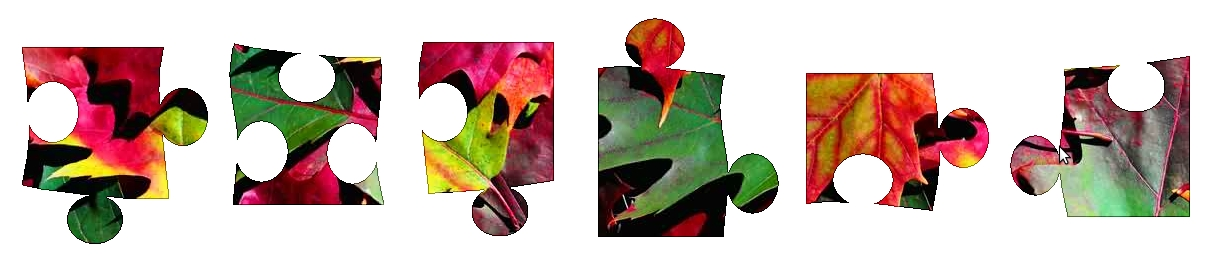
//> input picture Pieces_Fall.jpg, 1215 x 280 px
$ ./main Pieces_Fall.jpg   (built with g++ and OpenCV 4)
//> lines starting //> are read from the running program, lines starting //| are printed output that depends on the picture; after the words box and inside, x2 and y2 are one past the last pixel; in counts of white or black regions, pixels touching at a corner belong together
//> further down, img is the input picture: 280 rows x 1215 cols, CV_8UC3; mean B, G, R 182.2, 190.3, 206.5
### colorHistogram.h
/*
 * colorHistogram.h
 *
 *  Created on: Oct 25, 2012
 *      Author: david
 */

#ifndef COLORHISTOGRAM_H_
#define COLORHISTOGRAM_H_

#include <opencv2/core/core.hpp>
#include <opencv2/imgproc/imgproc.hpp>

class ColorHistogram {

  private:

    int histSize[3];
	float hranges[2];
    const float* ranges[3];
    int channels[3];

  public:

	ColorHistogram() {

		// Prepare arguments for a color histogram
		histSize[0]= histSize[1]= histSize[2]= 256;
		hranges[0]= 0.0;    // BRG range
		hranges[1]= 255.0;
		ranges[0]= hranges; // all channels have the same range
		ranges[1]= hranges;
		ranges[2]= hranges;
		channels[0]= 0;		// the three channels
		channels[1]= 1;
		channels[2]= 2;
	}

	// Computes the histogram.
	// [132 lines left out: functions getHistogram, getSparseHistogram, getabHistogram, getHueHistogram, colorReduce, not called in this run]

};

#endif /* COLORHISTOGRAM_H_ */

### FeatureDetectorAndMatcher.h
/*
 * FeatureDetectorAndMatcher.h
 *
 *  Created on: Oct 21, 2012
 *      Author: david
 */

#ifndef FEATUREDETECTORANDMATCHER_H_
#define FEATUREDETECTORANDMATCHER_H_

#include <opencv2/opencv.hpp>
#include <opencv2/core/core.hpp>
#include <opencv2/imgproc/imgproc.hpp>
#include <opencv2/highgui/highgui.hpp>
#include <opencv2/ml/ml.hpp>
#include <opencv2/nonfree/nonfree.hpp>
#include <opencv2/features2d/features2d.hpp>
#include <iostream>
#include <vector>
#include <cmath>
#include <cstdlib>
#include <fstream>
#include "colorHistogram.h"

class FeatureDetectorAndMatcher {
private:
	ColorHistogram hc;
	cv::Mat ImgPieces, Puzzle;
	std::vector<cv::Mat> descriptorPieces, Pieces;
	cv::Mat descriptorPieces_temp;
	std::vector<cv::KeyPoint> keypointsPieces_temp;
	cv::SIFT sift;
	cv::FlannBasedMatcher matcher;
	cv::Mat descriptorImg, drawContours;
	std::vector<cv::DMatch> matches_temp, goodMatches_temp;
	std::vector<std::vector<cv::Point> > contoursPieces, contoursPuzzle;
	std::vector<cv::Point> OriginPieces;

public:
	FeatureDetectorAndMatcher() {
	};

	std::vector<std::vector<int> > queryPieces, trainImage;
	std::vector<std::vector<cv::Point> > finalpu, finalpi;
	std::vector<cv::KeyPoint> keypointsImage;
	std::vector<std::vector<cv::KeyPoint> > keypointsPieces, keypMatchedPieces, keypMatchedPuzzle;
	std::vector<std::vector<cv::DMatch> > matches, goodMatches;
	std::vector<cv::Mat> imgMatches;
	cv::Mat image1, image2;;
	void SetPiecesAndPuzzle(cv::Mat imgpieces, cv::Mat puzzle, std::vector<cv::Mat> pieces) {
		ImgPieces = imgpieces;
		Puzzle = puzzle;
		Pieces = pieces;
	};
	cv::Mat SIFTPuzzle();
	std::vector<cv::Mat> SIFTPiecesAndMatch();
	void getMatchedKeypoints();
	void setParametersToAssemble(std::vector<std::vector<cv::Point> > contours) {//,
			//std::vector<cv::Point> origin) {
		contoursPieces = contours;
		//OriginPieces = origin;
	};
	cv::Mat drawContourPiecesInPuzzle();
	void testMatches();
	//void Match();

};

#endif /* FEATUREDETECTORANDMATCHER_H_ */

### ExtractPieces.h
/*
 * ExtractPieces.h
 *
 *  Created on: Oct 21, 2012
 *      Author: david
 */

#ifndef EXTRACTPIECES_H_
#define EXTRACTPIECES_H_

#include <opencv2/core/core.hpp>
#include <opencv2/imgproc/imgproc.hpp>
#include <opencv2/highgui/highgui.hpp>
#include <opencv2/ml/ml.hpp>
#include <opencv2/nonfree/nonfree.hpp>
#include <opencv2/features2d/features2d.hpp>
#include <iostream>
#include <vector>

class ExtractPieces {
private:
	//Pieces & Puzzle = Input color images
	//PiecesGray & PuzzleGray = Input gray-color images
	//BinarySegmented = Segmented Pieces
	//ColorContours = Input color image with contours pieces
	//contourImage = B&W image with contour pieces
	cv::Mat Pieces, PiecesGray, Puzzle, PuzzleGray, contourImage, BinarySegmented, ColorContours;
	std::vector<std::vector<cv::Vec3f> > pixel_contour;//Contour's pixel of each piece
	std::vector<cv::Point> PointMax;//Boundaries of the rectangle that contains each piece
	std::vector<cv::Mat> EachPiece;

public:
	ExtractPieces() {};

	void setPiecesAndPuzzleImages(cv::Mat pieces, cv::Mat puzzle) {
		Pieces = pieces;
		Puzzle = puzzle;
	};

	std::vector<std::vector<cv::Point> > new_contours;
	std::vector<std::vector<cv::Point> > contours; //Contours point of each piece
	std::vector<cv::Point> PointMin;
	cv::Mat thresholdPieces();
	cv::Mat findAndDrawContours();
	void minMaxPoints();/*const std::vector<std::vector<cv::Point> > &contours, std::vector<cv::Point> &PointMax, std::vector<cv::Point> &PointMin*/
	std::vector<cv::Mat> extractPieces();/*const cv::Mat &image, const std::vector<cv::Point> &PointMax, const std::vector<cv::Point> &PointMin, std::vector<cv::Mat> &Pieces*/
	std::vector<std::vector<cv::Point> > newContours() {
		return new_contours;
	}

};

#endif /* EXTRACTPIECES_H_ */

### FeatureDetectorAndMatcher.cpp
/*
 * FeatureDetectorAndMatcher.cpp
 *
 *  Created on: Oct 21, 2012
 *      Author: david
 */

#include "FeatureDetectorAndMatcher.h"

cv::Mat FeatureDetectorAndMatcher::SIFTPuzzle () {
	cv::Mat img_keypoints;
	// [4 lines of commented-out code are left out]
	sift(Puzzle,cv::Mat(),keypointsImage,descriptorImg);
	cv::drawKeypoints(Puzzle,keypointsImage,img_keypoints,cv::Scalar::all(-1), cv::DrawMatchesFlags::NOT_DRAW_SINGLE_POINTS);
	// [6 lines of commented-out code are left out]
	return img_keypoints;

}


// [155 lines left out: functions SIFTPiecesAndMatch, testMatches, getMatchedKeypoints, drawContourPiecesInPuzzle, not called in this run]

	// [51 lines of commented-out code are left out]

### ExtractPieces.cpp
/*
 * ExtractPieces.cpp
 *
 *  Created on: Oct 21, 2012
 *      Author: david
 */

#include "ExtractPieces.h"

cv::Mat ExtractPieces::thresholdPieces() {
	cv::cvtColor(Pieces, PiecesGray, CV_BGR2GRAY);
	cv::threshold(PiecesGray, BinarySegmented, 180, 200, CV_THRESH_BINARY_INV);
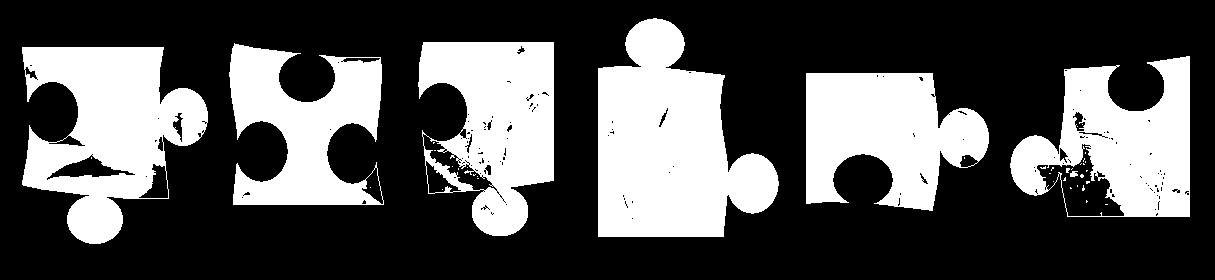
//> BinarySegmented: 280 rows x 1215 cols, CV_8UC1; values 0 (black) and 200 (white), 33.1% white; 41 white regions (34 under 20 px)
	BinarySegmented.convertTo(BinarySegmented,CV_8UC1);
	return BinarySegmented;
}

cv::Mat ExtractPieces::findAndDrawContours() {
	ColorContours = Pieces.clone();
	cv::findContours(BinarySegmented, contours, CV_RETR_EXTERNAL,
				  CV_CHAIN_APPROX_NONE );
//> contours = 6 contours; box (x1, y1, x2, y2) and area: (598, 18, 779, 237) 25632, (22, 47, 208, 244) 21817, (1010, 56, 1190, 217) 19282, (418, 42, 554, 236) 18990, (806, 73, 989, 211) 17030, (229, 43, 384, 205) 14817
	//Draw the contours
	contourImage = cv::Mat(PiecesGray.size(), CV_8UC3, cv::Scalar(0,0,0));//Black image
	cv::drawContours(contourImage, contours, -1, cv::Scalar(255,255,255));
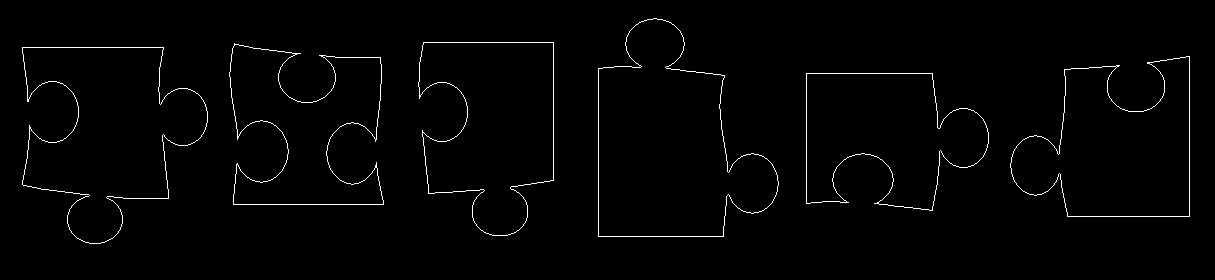
//> contourImage: 280 rows x 1215 cols, CV_8UC3; 1.4% white in thin lines or dots, all inside (x1, y1, x2, y2) = (22, 18, 1190, 244)
	cv::drawContours(ColorContours, contours, -1, cv::Scalar(0,0,0));
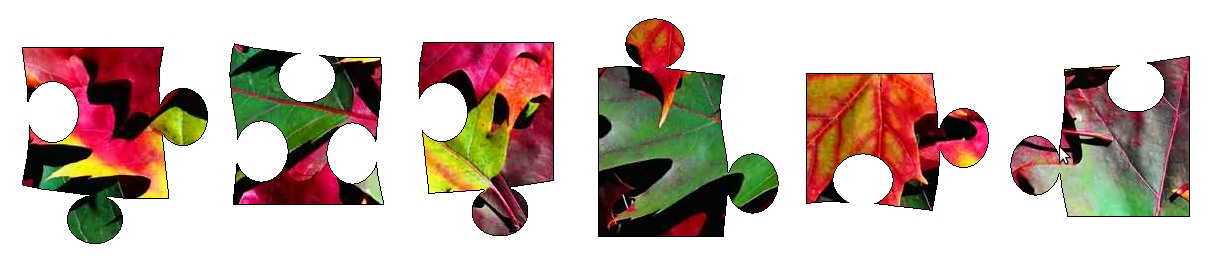
//> ColorContours: 280 rows x 1215 cols, CV_8UC3; 1.34% of pixels changed, all inside (x1, y1, x2, y2) = (22, 18, 1190, 244)
	return contourImage;
}

void ExtractPieces::minMaxPoints() {
	cv::Point max, min;
	for (size_t i = 0; i < contours.size(); i++) {
		int max_x = 0; int max_y = 0;
		int min_x = 3000; int min_y = 3000;
		for (size_t j = 0; j < contours[i].size(); j++) {
			if (contours[i][j].x > max_x) max_x = contours[i][j].x;
			if (contours[i][j].x < min_x) min_x = contours[i][j].x;
			if (contours[i][j].y > max_y) max_y = contours[i][j].y;
			if (contours[i][j].y < min_y) min_y = contours[i][j].y;
		}
		max.x = max_x; max.y = max_y;
		min.x = min_x; min.y = min_y;
		PointMax.push_back(max);
		PointMin.push_back(min);
	}
//> this loop made 6 passes
//> (max_x, min_x, max_y, min_y) on passes 1 to 6: (988, 806, 210, 73), (1189, 1010, 216, 56), (207, 22, 243, 47), (383, 229, 204, 43), (553, 418, 235, 42), (778, 598, 236, 18)
}

std::vector<cv::Mat> ExtractPieces::extractPieces() {
	cv::Mat subimg;
	cv::Point ptContour;
	std::vector<cv::Point> pieceContour;
	cv::FileStorage fs("./config/Contours.yml",cv::FileStorage::WRITE);
	fs << "contours" << "[";
	for (size_t idx = 0; idx < PointMin.size(); idx++) {
		subimg = Pieces(cv::Rect(PointMin[idx].x - 3,PointMin[idx].y - 3,
				PointMax[idx].x + 8 - PointMin[idx].x,PointMax[idx].y + 8 - PointMin[idx].y));
		EachPiece.push_back(subimg);
		//new contours
		for (size_t i = 0; i < contours.size(); i++) {
			pieceContour.clear();
			for (size_t j = 0; j < contours[i].size(); j++) {
				ptContour.x = contours[i][j].x - PointMin[idx].x;
				ptContour.y = contours[i][j].y - PointMin[idx].y;
				pieceContour.push_back(ptContour);
			}
			new_contours.push_back(pieceContour);
		}
	}
//> this loop made 6 passes
//> pass 1, in extractPieces, `subimg = Pieces(cv::Rect(PointMin[idx].x - 3,PointMin[idx].y - 3, Poin..`:
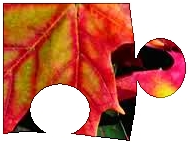
//> subimg: 145 rows x 190 cols, CV_8UC3; mean B, G, R 112.7, 130.5, 200.2
//> after the loop:
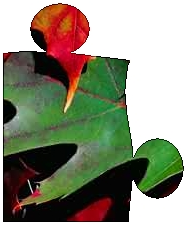
//> subimg: 226 rows x 188 cols, CV_8UC3; mean B, G, R 124.4, 143.3, 142.4
//> after the loop, pieceContour = contour of 796 points, box (x1, y1, x2, y2) (0, 0, 181, 219), area 25632; new_contours = 36 contours; largest, box (x1, y1, x2, y2) and area: (-208, -55, -27, 164) 25632, (-412, -38, -231, 181) 25632, (576, -29, 757, 190) 25632, (369, -25, 550, 194) 25632, (180, -24, 361, 195) 25632
	cv::Mat newcontourImage = cv::Mat(PiecesGray.size(), CV_8UC3, cv::Scalar(0,0,0));//Black image
	//cv::drawContours(newcontourImage, new_contours, -1, cv::Scalar(255,255,255));
	//cv::imshow("New Contours",newcontourImage);
	return EachPiece;
}

### main.cpp
/*
 * main.cpp
 *
 *  Created on: Oct 18, 2012
 *      Author: david
 */

#include <opencv2/core/core.hpp>
#include <opencv2/imgproc/imgproc.hpp>
#include <opencv2/highgui/highgui.hpp>
#include <opencv2/ml/ml.hpp>
#include <opencv2/nonfree/nonfree.hpp>
#include <opencv2/features2d/features2d.hpp>
#include <iostream>
#include <vector>
#include "ExtractPieces.h"
#include "FeatureDetectorAndMatcher.h"

int main( int argc, char** argv ) {
	ExtractPieces extractpieces;
	FeatureDetectorAndMatcher fdm;
	cv::Mat threshold, contourImage, puzzleKeypoints;
	std::vector<cv::Mat> piecesKeypoints, Pieces, pieceMatches;
	std::vector<std::vector<cv::Point> > newcontours;
	int index = 0;
	//Program
	if (argc==1){
	        std::cout << "No images to load!" << std::endl;
	        std::cin.get();
	        return 0;
	    }
	int image_num = argc-1;
	cv::Mat *img = new cv::Mat[image_num]; // allocates table on heap instead of stack
	// Load the images from command line:
	for (index = 0; index < image_num; index++) {
	  img[index] = cv::imread(argv[index+1]);
	  if (!img[index].data){
		  std::cout << "Image data not loaded properly" << std::endl;
		  std::cin.get();
		  return -1;
	  }
	}
	//img[0]: Pieces, img[1]: Puzzle
	extractpieces.setPiecesAndPuzzleImages(img[0],img[1]);
	threshold = extractpieces.thresholdPieces();
	contourImage = extractpieces.findAndDrawContours();
	extractpieces.minMaxPoints();
	Pieces = extractpieces.extractPieces();
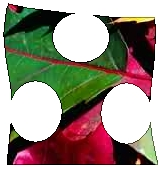
//> Pieces[3]: 169 rows x 162 cols, CV_8UC3; mean B, G, R 133.6, 145.4, 154.8
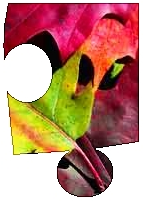
//> Pieces[4]: 201 rows x 143 cols, CV_8UC3; mean B, G, R 117.4, 135.7, 187.2
	newcontours = extractpieces.new_contours;
//> newcontours has the same summary as new_contours in extractPieces

	//Extract each piece from image and find SIFT Keypoints
	fdm.SetPiecesAndPuzzle(img[0],img[1],Pieces);
	fdm.setParametersToAssemble(newcontours);
//> in setParametersToAssemble, `contoursPieces = contours;`: contoursPieces has the same summary as new_contours in extractPieces
//> (the run ends here: the program needs code that is not available in this run, at `sift(Puzzle,cv::Mat(),keypointsImage,descriptorImg);`)
